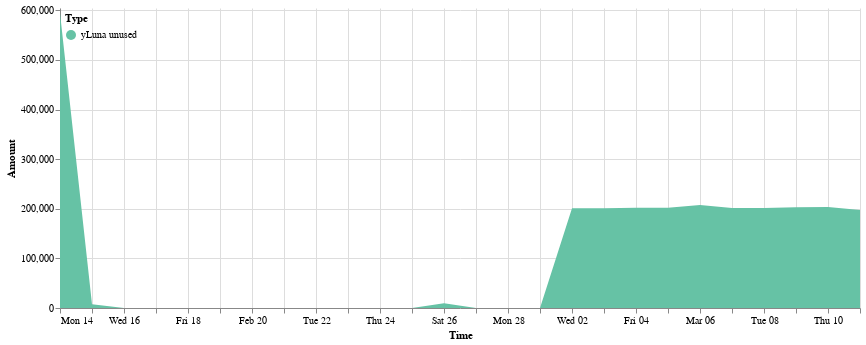

Notebook code cell kept with this figure:
### Code cell
cp.get_yluna_time_area_chart(dp.y_unused, 
               alt.Scale(scheme='set2'),
               min_date = dp.y_unused.Time.min(),
               max_date = dp.y_unused.Time.max(),
               top_padding = 10000
        ).properties(width=800).configure_view(strokeOpacity=0)

### Figure 1 — Vega-Lite specification as saved in the notebook (floating-point values rounded to 4 significant figures)
{"config": {"view": {"continuousWidth": 400, "continuousHeight": 300, "strokeOpacity": 0}}, "data": {"name": "data-18827183eb1b2a4275074bdb07e5a1b6"}, "mark": "area", "encoding": {"color": {"field": "Type", "legend": {"direction": "vertical", "legendY": 0, "orient": "none", "padding": 5}, "scale": {"scheme": "set2"}, "type": "nominal"}, "tooltip": [{"field": "Time", "format": "%Y-%m-%d", "type": "temporal"}, {"field": "Type", "type": "nominal"}, {"field": "Amount (millions)", "type": "nominal"}], "x": {"field": "Time", "scale": {"domain": ["2022-02-14", "2022-03-11"]}, "type": "temporal"}, "y": {"field": "Amount", "scale": {"domain": [0, 604600.0]}, "type": "quantitative"}}, "width": 800, "$schema": "https://vega.github.io/schema/vega-lite/v4.17.0.json", "datasets": {"data-18827183eb1b2a4275074bdb07e5a1b6": [{"Time": "2022-02-14", "Amount signed": 890600.0, "Amount": 594600.0, "Type": "yLuna unused", "Amount (millions)": "0.59M"}, {"Time": "2022-02-15", "Amount signed": 213600.0, "Amount": 7342.0, "Type": "yLuna unused", "Amount (millions)": "0.01M"}, {"Time": "2022-02-16", "Amount signed": 36280.0, "Amount": 0.0, "Type": "yLuna unused", "Amount (millions)": "0.0M"}, {"Time": "2022-02-17", "Amount signed": 390600.0, "Amount": 0.0, "Type": "yLuna unused", "Amount (millions)": "0.0M"}, {"Time": "2022-02-18", "Amount signed": 19640.0, "Amount": 0.0, "Type": "yLuna unused", "Amount (millions)": "0.0M"}, {"Time": "2022-02-19", "Amount signed": 9064.0, "Amount": 0.0, "Type": "yLuna unused", "Amount (millions)": "0.0M"}, {"Time": "2022-02-20", "Amount signed": 5244.0, "Amount": 0.0, "Type": "yLuna unused", "Amount (millions)": "0.0M"}, {"Time": "2022-02-21", "Amount signed": -5322.0, "Amount": 0.0, "Type": "yLuna unused", "Amount (millions)": "0.0M"}, {"Time": "2022-02-22", "Amount signed": 2106.0, "Amount": 0.0, "Type": "yLuna unused", "Amount (millions)": "0.0M"}, {"Time": "2022-02-23", "Amount signed": 4917.0, "Amount": 0.0, "Type": "yLuna unused", "Amount (millions)": "0.0M"}, {"Time": "2022-02-24", "Amount signed": 59.87, "Amount": 0.0, "Type": "yLuna unused", "Amount (millions)": "0.0M"}, {"Time": "2022-02-25", "Amount signed": 4428.0, "Amount": 0.0, "Type": "yLuna unused", "Amount (millions)": "0.0M"}, {"Time": "2022-02-26", "Amount signed": 32790.0, "Amount": 9796.0, "Type": "yLuna unused", "Amount (millions)": "0.01M"}, {"Time": "2022-02-27", "Amount signed": 862.6, "Amount": 0.0, "Type": "yLuna unused", "Amount (millions)": "0.0M"}, {"Time": "2022-02-28", "Amount signed": -740.1, "Amount": 0.0, "Type": "yLuna unused", "Amount (millions)": "0.0M"}, {"Time": "2022-03-01", "Amount signed": -406.1, "Amount": 244.1, "Type": "yLuna unused", "Amount (millions)": "0.0M"}, {"Time": "2022-03-02", "Amount signed": 201300.0, "Amount": 201200.0, "Type": "yLuna unused", "Amount (millions)": "0.2M"}, {"Time": "2022-03-03", "Amount signed": 1108.0, "Amount": 200800.0, "Type": "yLuna unused", "Amount (millions)": "0.2M"}, {"Time": "2022-03-04", "Amount signed": 2958.0, "Amount": 201900.0, "Type": "yLuna unused", "Amount (millions)": "0.2M"}, {"Time": "2022-03-05", "Amount signed": 8203.0, "Amount": 202000.0, "Type": "yLuna unused", "Amount (millions)": "0.2M"}, {"Time": "2022-03-06", "Amount signed": 35120.0, "Amount": 207500.0, "Type": "yLuna unused", "Amount (millions)": "0.21M"}, {"Time": "2022-03-07", "Amount signed": 267300.0, "Amount": 201700.0, "Type": "yLuna unused", "Amount (millions)": "0.2M"}, {"Time": "2022-03-08", "Amount signed": 97090.0, "Amount": 201500.0, "Type": "yLuna unused", "Amount (millions)": "0.2M"}, {"Time": "2022-03-09", "Amount signed": 257800.0, "Amount": 203100.0, "Type": "yLuna unused", "Amount (millions)": "0.2M"}, {"Time": "2022-03-10", "Amount signed": 65280.0, "Amount": 203400.0, "Type": "yLuna unused", "Amount (millions)": "0.2M"}, {"Time": "2022-03-11", "Amount signed": 397100.0, "Amount": 197300.0, "Type": "yLuna unused", "Amount (millions)": "0.2M"}]}}
